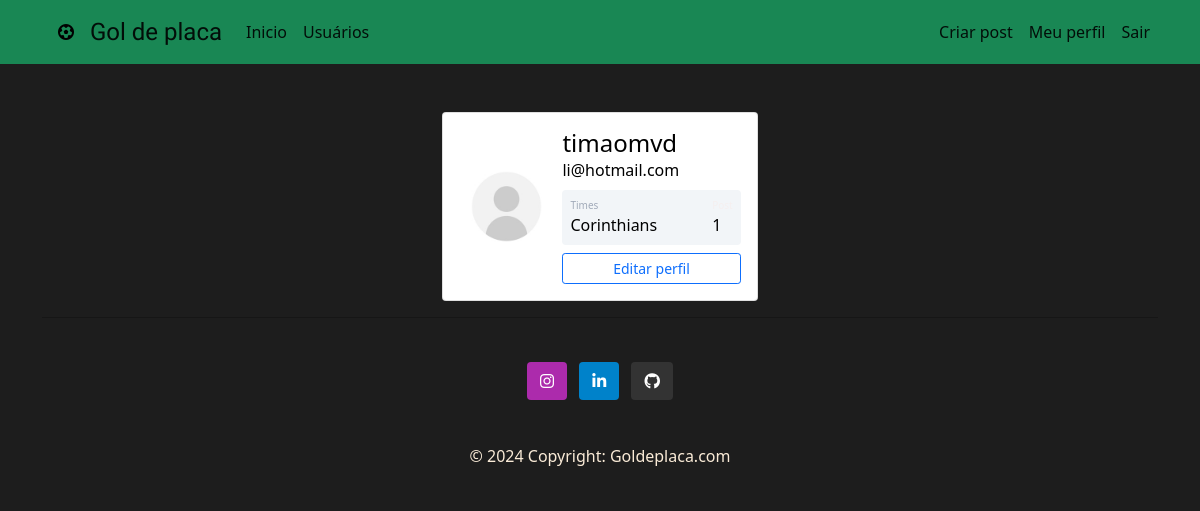
The app's page /perfil (signed in) with its own data.
### comunidade/models.py (models this page shows)
class Usuario(database.Model, UserMixin):
    __tablename__ = 'usuarios'
    id = database.Column(database.Integer, primary_key=True)
    username = database.Column(database.String(100), nullable=False)
    email = database.Column(database.String(100), nullable=False, unique=True)
    senha = database.Column(database.String(100), nullable=False)
    foto_perfil = database.Column(database.String(100), default='default.jpg')
    posts = database.relationship('Post', backref='autor', lazy=True)
    time_futebol = database.Column(database.String(100), nullable=True, default='Não informou')
    def contar_post(self):
        return len(self.posts)

### comunidade/routes.py (the view)
@app.route('/perfil')
@login_required
def perfil():
    foto_perfil = url_for('static', filename=f'foto_perfil/{current_user.foto_perfil}')
    return render_template('perfil.html', foto_perfil=foto_perfil)

### comunidade/models.py (called while the page is built)
@login_manager.user_loader
def load_usuario(id_usuario):
    return Usuario.query.get(int(id_usuario))

### comunidade/templates/perfil.html (shortened to what this page needs)
{%  extends "base.html" %}
{% block body %}
<div class="container mt-5 d-flex justify-content-center">
    <div class="card p-3">
        <div class="d-flex align-items-center">
            <div class="image pe-2">
        <img src="{{ foto_perfil }}" class="rounded" width="150" >
        </div>
        <div class="ml-3 w-100">
           <h4 class="mb-0 mt-0">{{ current_user.username  }}</h4>
           <span>{{ current_user.email  }}</span>
           <div class="p-2 mt-2 bg-primary d-flex justify-content-between rounded text-white stats">
            <div class="d-flex flex-column">
                <span class="articles">Times</span>
                <span>{{ current_user.time_futebol | capitalize }}</span>
            </div>
            <div class="d-flex flex-column">
                <span class="rating">Post</span>
                <span class="number3">{{ current_user.contar_post() }}</span>
            </div>
           </div>
           <div class="button mt-2 d-flex flex-row align-items-center">
            <a href="{{ url_for('editar_perfil') }}" class="btn btn-sm btn-outline-primary w-100">Editar perfil</a>
           </div>
        </div>
        </div>
    </div>
 </div>
{% endblock %}

### comunidade/static/main.css (style rules this page uses)
body { background-color: #000000e2; color: #000000; }
.image { position: relative; }
.image img { display: block; max-width: 100%; height: auto; max-height: 150px; }
.stats { background: #f2f5f8 !important; color: #000 !important; }
.articles { font-size:10px; color: #a1aab9; }
.rating { font-size:10px; color: #f5efef; }
.number3 { font-weight:500; }

### records on screen
Usuario: username "timaomvd", email "li@hotmail.com", time_futebol "Corinthians"

### other values on screen
{{ current_user.contar_post() }} "1"
